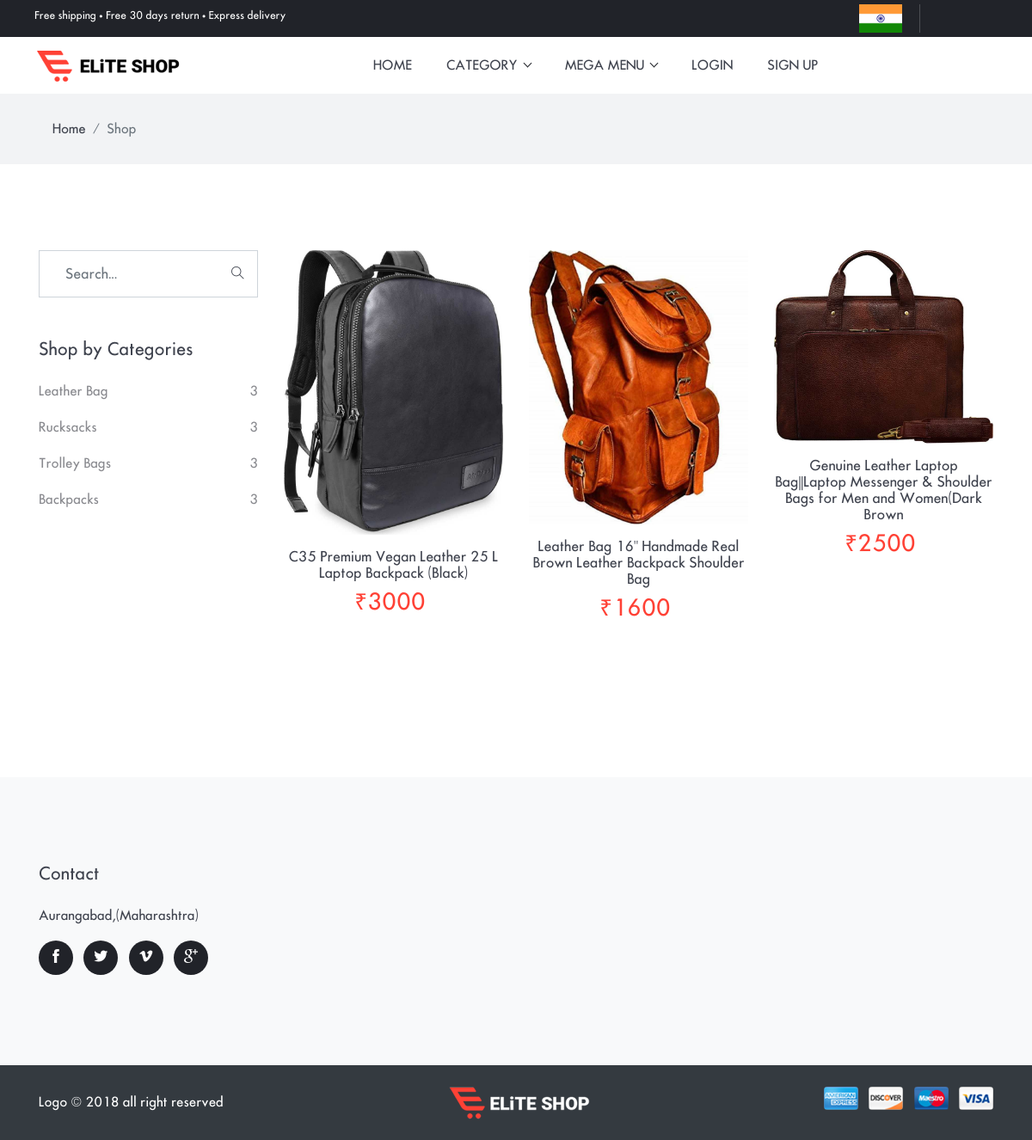
The app's page /mega/1 with its own data.
### shopping/models.py (models this page shows, shortened)
class Subcategory(models.Model):
    cat=models.ForeignKey(Category,on_delete=models.CASCADE,null=True)
    name = models.CharField(max_length=100, null=True)

class Product(models.Model):
    Subcat = models.ForeignKey(Subcategory, on_delete=models.CASCADE, null=True)
    name = models.CharField(max_length=100,null=True)
    price = models.IntegerField(null=True)
    stock = models.IntegerField(null=True)
    img1 =models.FileField(null=True)
    img2 = models.FileField(null=True)
    img3 = models.FileField(null=True)
    des=models.TextField(null=True)
    size=models.CharField(max_length=100,null=True,blank=True)

### shopping/views.py (the view)
# urls.py: path('mega/<int:sid>',mega,name='meg'),
def mega(request,sid):
    subcatdata=Subcategory.objects.get(id=sid)
    pro=Product.objects.filter(Subcat=subcatdata)
    paginator=Paginator(pro,3)
    page=request.GET.get('page',1)
    try:
        products=paginator.page(page)
    except PageNotAnInteger:
        products=paginator.page(1)
    except EmptyPage:
        products=paginator.page(paginator.num_pages)
    othersubcat=Subcategory.objects.filter(cat=subcatdata.cat)[:4]
    d = {"allcat": allcat,"allpro":products,"othersub":othersubcat,'mycart':mycartdata(request.user)}
    return render(request,'shop.html',d)

### shopping/views.py (called while the page is built)
def allcat():
    allcat = Category.objects.all()
    return allcat

def mycartdata(User=None):
    cartlist = []
    if User.is_authenticated:
        cart=AddToCart.objects.filter(usr=User)[::-1]
        cartlist=cart[:2]
    return cartlist

### shopping/templates/shop.html (shortened to what this page needs)
{%extends 'base.html' %}
{%load static%}
{%block body%}
<div class="main-wrapper">
<nav class="bg-gray py-3">
  <div class="container">
    <ol class="breadcrumb">
      <li class="breadcrumb-item"><a href="{% url 'home' %}">Home</a></li>
      <li class="breadcrumb-item active" aria-current="page">Shop</li>
    </ol>
  </div>
</nav>
<section class="section">
  <div class="container">
    <div class="row">
      <div class="col-lg-3">
        <div class="position-relative mb-5">
          <form action="#">
            <input type="search" class="form-control rounded-0" id="search-product" placeholder="Search...">
            <button type="submit" class="search-icon pr-3 r-0"><i class="ti-search text-color"></i></button>
          </form>
        </div>
        <div class="mb-30">
          <h4 class="mb-3">Shop by Categories</h4>
          <ul class="pl-0 shop-list list-unstyled">
            {%for i in othersub%}
            <li>
              <a href="{%url 'meg' i.id%}" class="d-flex py-2 text-gray justify-content-between">
                <span>{{i.name}}</span><span>{{i.product_set.count}}</span>
              </a>
            </li>
            {%endfor%}
          </ul>
        </div>
      </div>
      <div class="col-lg-9">
        <div class="row">
          {%for i in allpro %}
          <div class="col-lg-4 col-sm-6 mb-4">
              <div class="product text-center">
                <div class="product-thumb">
                  <div class="overflow-hidden position-relative">
                    <a href="{% url 'prod' i.id%}">
                      <img class="img-fluid w-100 mb-3 img-first" src="{{i.img1.url}}" alt="product-img" height="50px" width="50px">
                    </a>
                  </div>
                </div>
                <div class="product-info">
                  <h3 class="h5"><a class="text-color" href="{% url 'prod' i.id%}">{{i.name}}</a></h3>
                  <h4 class="text-primary h3">&#8377;{{i.price}}<s class="text-color ml-2"></s></h4>
                </div>
              </div>
            </div>
          {%endfor%}
          <div class="col-12 mt-5">
          </div>
        </div>
      </div>
    </div>
  </div>
</section>
  {%endblock%}

### shopping/templates/base.html (shortened to what this page needs)
<!DOCTYPE html>
<html lang="zxx">
<head>
  {% load static %}
  <link rel="stylesheet" href="{% static 'plugins/bootstrap/bootstrap.min.css' %}">
  <link rel="stylesheet" href="{% static 'plugins/themify-icons/themify-icons.css' %}">
  <link rel="stylesheet" href="{% static 'plugins/slick/slick.css' %}">
  <link rel="stylesheet" href="{% static 'plugins/venobox/venobox.css' %}">
  <link rel="stylesheet" href="{% static 'plugins/animate/animate.css' %}">
  <link rel="stylesheet" href="{% static 'plugins/aos/aos.css' %}">
  <link rel="stylesheet" href="{% static 'plugins/bootstrap-touchspin-master/jquery.bootstrap-touchspin.min.css' %}">
  <link rel="stylesheet" href="{% static 'plugins/nice-select/nice-select.css' %}">
  <link rel="stylesheet" href="{% static 'plugins/bootstrap-slider/bootstrap-slider.min.css' %}">
  <link href="{% static 'css/style.css' %}" rel="stylesheet">
</head>
<body>
<header>
  <div class="top-header">
    <div class="row">
      <div class="col-lg-6 text-center text-lg-left">
        <p class="text-white mb-lg-0 mb-1">Free shipping • Free 30 days return • Express delivery</p>
      </div>
      <div class="col-lg-6 text-center text-lg-right">
        <ul class="list-inline">
          <li class="list-inline-item"><img  length="20px" width="50px" src="{% static 'images/india-flag.jpg' %}" alt="flag"></li>
        </ul>
      </div>
    </div>
  </div>
</header>
<nav class="navbar navbar-expand-lg navbar-light bg-white w-100" id="navbar">
  <a class="navbar-brand order-2 order-lg-1" href="{% url 'home'%}"><img class="img-fluid" src="{% static 'images/logo.png' %}" alt="logo"></a>
  <div class="collapse navbar-collapse order-1 order-lg-2" id="navbarSupportedContent">
    <ul class="navbar-nav mx-auto">
      <li class="nav-item">
        <a class="nav-link" href="{% url 'home'%}">home</a>
      </li>
      <li class="nav-item dropdown view">
        <a class="nav-link dropdown-toggle" href="shop.html" role="button" data-toggle="dropdown" aria-haspopup="true"
          aria-expanded="false">
          Category
        </a>
      </li>
      <li class="nav-item dropdown mega-dropdown">
        <a class="nav-link dropdown-toggle" href="#" role="button" data-toggle="dropdown" aria-haspopup="true"
          aria-expanded="false">
          Mega Menu
        </a>
      </li>
      {%if not request.user.is_authenticated%}
        <li class="nav-item">
        <a class="nav-link" href="{% url 'login' %}">Login</a>
      </li>
        <li class="nav-item">
        <a class="nav-link" href="{% url 'sign' %}">Sign Up</a>
      </li>
      {%else%}
      <li class="nav-item">
        <a class="nav-link" href="{% url 'ou' %}">Log Out</a>
      </li>
      {%endif%}
    </ul>
  </div>
</nav>
{%block body%}
{%endblock%}
<footer class="bg-light">
  <div class="section">
    <div class="container">
      <div class="row">
        <div class="col-md-3 col-sm-6 mb-5 mb-md-0 text-center text-sm-left">
          <h4 class="mb-4">Contact</h4>
          <p>Aurangabad,(Maharashtra)</p>
          <ul class="list-inline social-icons">
            <li class="list-inline-item"><a href="#"><i class="ti-facebook"></i></a></li>
            <li class="list-inline-item"><a href="#"><i class="ti-twitter-alt"></i></a></li>
            <li class="list-inline-item"><a href="#"><i class="ti-vimeo-alt"></i></a></li>
            <li class="list-inline-item"><a href="#"><i class="ti-google"></i></a></li>
          </ul>
        </div>
      </div>
    </div>
  </div>
  <div class="bg-dark py-4">
    <div class="container">
      <div class="row">
        <div class="col-md-5 text-center text-md-left mb-4 mb-md-0 align-self-center">
          <p class="text-white mb-0">Logo &copy; 2018 all right reserved</p>
        </div>
        <div class="col-md-2 text-center text-md-left mb-4 mb-md-0">
          <img src="{% static 'images/logo-alt.png' %}" alt="logo">
        </div>
        <div class="col-md-5 text-center text-md-right mb-4 mb-md-0">
          <ul class="list-inline">
            <li class="list-inline-item"><img class="img-fluid rounded atm-card-img" src="{% static 'images/payment-card/card-1.jpg' %}" alt="card"></li>
            <li class="list-inline-item"><img class="img-fluid rounded atm-card-img" src="{% static 'images/payment-card/card-2.jpg' %}" alt="card"></li>
            <li class="list-inline-item"><img class="img-fluid rounded atm-card-img" src="{% static 'images/payment-card/card-3.jpg' %}" alt="card"></li>
            <li class="list-inline-item"><img class="img-fluid rounded atm-card-img" src="{% static 'images/payment-card/card-4.jpg' %}" alt="card"></li>
          </ul>
        </div>
      </div>
    </div>
  </div>
</footer>
</div>
</body>
</html>

### shopping/static/css/style.css (style rules this page uses)
body { line-height: 26px; font-family: "futura_icgregular"; font-weight: 400; -webkit-font-smoothing: antialiased; font-size: 15px; }
p, .paragraph { font-weight: 400; color: #3f434e; font-size: 15px; line-height: 26px; font-family: "futura_icgregular"; }
h1, h2, h3, h4, h5, h6, .h1, .h2, .h3, .h4, .h5, .h6 { color: #3f434e; font-family: "futura_icgregular"; font-weight: 400; }
h3, .h3 { font-size: 26px; }
h4, .h4 { font-size: 20px; }
h5, .h5 { font-size: 16px; }
body { background-color: #fff; overflow-x: hidden; }
ol, ul { list-style-type: none; margin: 0px; }
img { vertical-align: middle; border: 0; }
a, a:hover, a:focus { text-decoration: none; }
a, button, select, input, label { cursor: pointer; transition: .2s ease; }
.section { padding-top: 100px; padding-bottom: 100px; }
.breadcrumb { border-radius: 0; background-color: transparent; margin-bottom: 0; }
.breadcrumb-item a { color: #3f434e; }
.bg-gray { background: #f2f3f5; }
.text-primary { color: #ff4135 !important; }
.text-gray { color: #898a8f; }
.text-color { color: #3f434e !important; }
.bg-dark { background-color: #3f434e; }
.mb-30 { margin-bottom: 30px !important; }
.overflow-hidden { overflow: hidden !important; }
.dropdown-toggle::after { display: inline-block; width: 7px; height: 7px; margin-left: .255em; vertical-align: .255em; content: ""; border: 0; border-bottom: 1px solid #212329; border-right: 1px solid #212329; -webkit-transform: rotate(45deg); transform: rotate(45deg); }
.social-icons li { margin-bottom: 5px; }
.social-icons li a { display: inline-block; height: 40px; width: 40px; border-radius: 50%; background: #212329; font-size: 16px; line-height: 40px; text-align: center; color: #fff; transition: .2s ease; }
.top-header { padding: 5px 40px; background: #212329; }
.top-header p { font-size: 12px; }
.top-header ul li { margin: 0; border-right: 1px solid #4d4f54; padding: 0 20px; position: relative; }
.top-header ul li:not(:last-child) { margin-right: 0; }
.search-icon { position: absolute; right: 40px; top: 50%; -webkit-transform: translateY(-50%); transform: translateY(-50%); background: transparent; border: 0; padding: 10px; color: #fff; }
.navbar { padding: 0 40px; }
.navbar-brand { z-index: 1; }
.navbar-nav { z-index: 1; }
.navbar .nav-item .nav-link { text-transform: uppercase; font-size: 15px; padding: 20px; display: inline-block; }
.navbar .dropdown.mega-dropdown { position: static; }
.navbar-light .navbar-nav .nav-link { color: #3f434e; transition: .2s ease; }
.product { position: relative; overflow: hidden; }
.product .img-first { -webkit-transform: scale(1); transform: scale(1); opacity: 1; transition: .2s linear; }
.form-control { border-radius: 40px; padding: 0 30px; height: 55px; width: 100%; }
.atm-card-img { max-width: 40px; }
.r-0 { right: 0; }

### records on screen
Subcategory: name "Leather Bag", product_set.count "3"
Subcategory: name "Rucksacks", product_set.count "3"
Subcategory: name "Trolley Bags", product_set.count "3"
Subcategory: name "Backpacks", product_set.count "3"
Product: img1 (picture), name "C35 Premium Vegan Leather 25 L Laptop Backpack (Black)", price "3000"
Product: img1 (picture), name "Leather Bag 16'' Handmade Real Brown Leather Backpack Shoulder Bag", price "1600"
Product: img1 (picture), name "Genuine Leather Laptop Bag||Laptop Messenger & Shoulder Bags for Men and Women(Dark Brown", price "2500"
